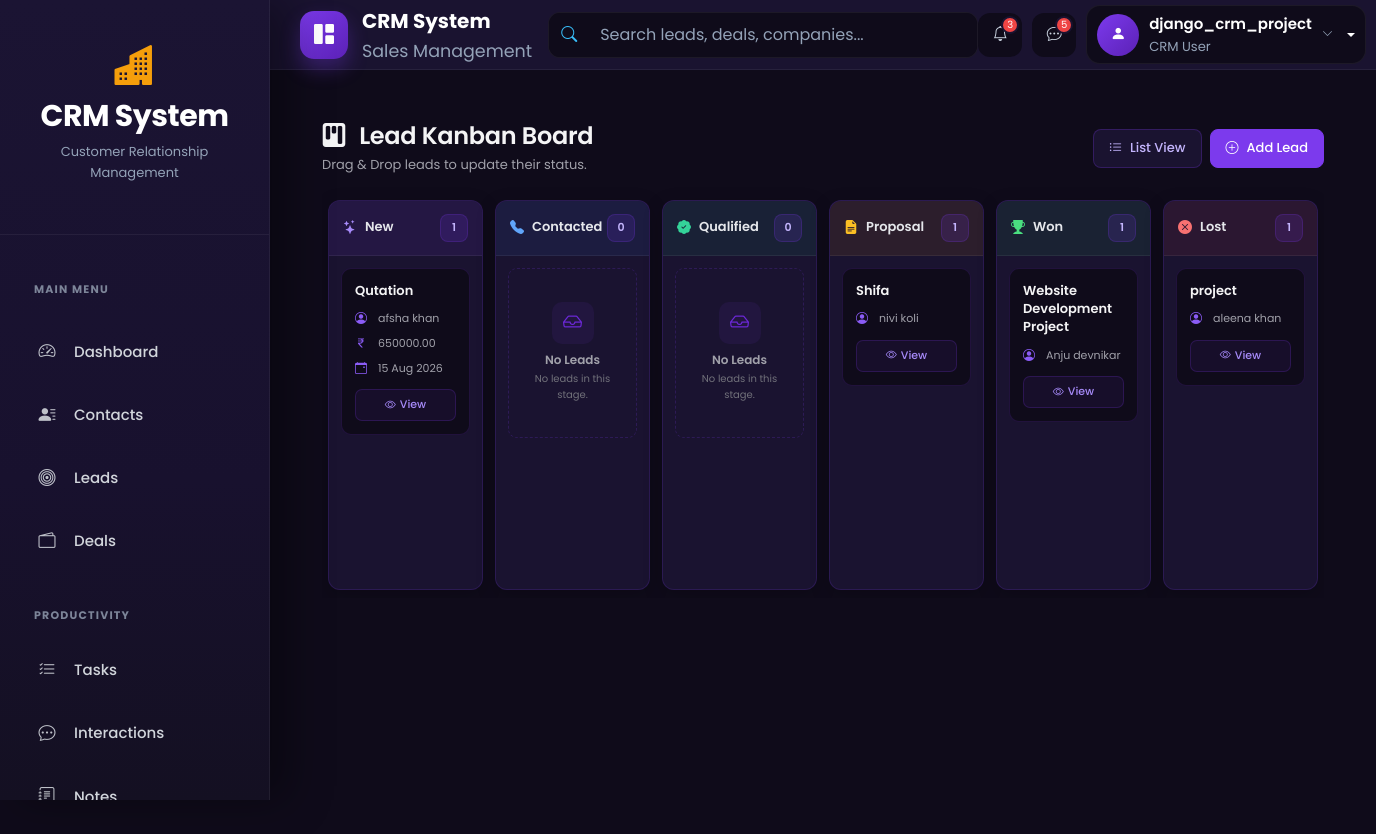
Page /leads/kanban/ (signed in) on the committed database.
### accounts/models.py (models this page shows, shortened)
class CustomUser(AbstractUser):
    ROLE_CHOICES = (
        ('admin', 'Admin'),
        ('agent', 'Agent'),
    )
    role = models.CharField(max_length=10, choices=ROLE_CHOICES, default='agent')
    phone = models.CharField(max_length=15, blank=True, null=True)
    profile_pic = models.ImageField(upload_to="profiles/", blank=True, null=True)
    email = models.EmailField(unique=True)
    is_approved = models.BooleanField(default=False, help_text="Admin approval required for login")

### leads/models.py (models this page shows, shortened)
class Lead(models.Model):
    STATUS_CHOICES = [
        ('new','New'),
        ('contacted','Contacted'),
        ('qualified','Qualified'),
        ('proposal','Proposal'),
        ('won','Won'),
        ('lost','Lost'),
    ]
    contact = models.ForeignKey(Contact,on_delete=models.CASCADE)
    title = models.CharField(max_length=200)
    status = models.CharField(max_length=20, choices=STATUS_CHOICES, default='new')
    assigned_to = models.ForeignKey(settings.AUTH_USER_MODEL, on_delete=models.SET_NULL, null=True,blank=True)
    estimated_value = models.DecimalField(max_digits=12, decimal_places=2, default=0)
    expected_close =models.DateField(null=True, blank=True)
    created_at = models.DateTimeField(auto_now_add=True)
    updated_at =models.DateTimeField(auto_now=True)

### contacts/models.py (models this page shows)
class Contact(models.Model):
    SOURCE_CHOICES = (
        ('website','Website'),
        ('referral','Referral'),
        ('social','Social Media'),
        ('cold_call','Cold Call'),
    )
    first_name = models.CharField(max_length=100)
    last_name = models.CharField(max_length=100)
    email = models.EmailField(unique=True)
    phone = models.CharField(max_length=20,blank=True)
    company = models.ForeignKey(Company,on_delete=models.SET_NULL,null=True,blank=True)
    assigned_to = models.ForeignKey(settings.AUTH_USER_MODEL,on_delete=models.SET_NULL,null=True,blank=True)
    source = models.CharField(max_length=20,choices=SOURCE_CHOICES)
    created_at = models.DateTimeField(auto_now_add=True)
    def __str__(self):
       return f"{self.first_name} {self.last_name}"

### leads/views.py (the view)
# urls.py: path("kanban/", views.lead_kanban, name="lead_kanban"),
@login_required
def lead_kanban(request):
    leads=get_user_leads(
        request.user
    )
    context={
        "new_leads":
            leads.filter(status="new"),
        "contacted_leads":
            leads.filter(status="contacted"),
        "qualified_leads":
            leads.filter(status="qualified"),
        "proposal_leads":
            leads.filter(status="proposal"),
        "won_leads":
            leads.filter(status="won"),
        "lost_leads":
            leads.filter(status="lost"),
    }
    return render(
        request,
        "leads/lead_kanban.html",
        context
    )

### templates/leads/lead_kanban.html (shortened to what this page needs)
{% extends "base.html" %}
{% block content %}
<div class="container-fluid crm-kanban-page">
<div class="crm-kanban-page-header d-flex justify-content-between align-items-center flex-wrap gap-3 mb-4">
    <div>
        <h2 class="crm-title mb-1">
            <i class="bi bi-kanban-fill me-2"></i>
            Lead Kanban Board
        </h2>
        <p class="crm-kanban-subtitle mb-0">
            Drag &amp; Drop leads to update their status.
        </p>
    </div>
    <div class="d-flex gap-2">
        <a href="{% url 'leads:lead_list' %}"
           class="crm-btn-secondary">
            <i class="bi bi-list-ul me-1"></i>
            List View
        </a>
        <a href="{% url 'leads:lead_add' %}"
           class="crm-btn-primary">
            <i class="bi bi-plus-circle me-1"></i>
            Add Lead
        </a>
    </div>
</div>
<div class="row g-3 crm-kanban-board">
    <div class="col-xl-2 col-lg-4 col-md-6">
        <div class="crm-card kanban-column-card h-100">
            <div class="kanban-column-header kanban-header-new">
                <div class="kanban-column-title">
                    <i class="bi bi-stars"></i>
                    <span>New</span>
                </div>
                <span class="kanban-count">
                    {{ new_leads|length }}
                </span>
            </div>
            <div class="kanban-column"
                 data-status="new">
                {% for lead in new_leads %}
                <div class="lead-card"
                     draggable="true"
                     data-id="{{ lead.id }}">
                    <div class="lead-card-title">
                        {{ lead.title }}
                    </div>
                    <div class="lead-card-info">
                        <div>
                            <i class="bi bi-person-circle"></i>
                            <span>
                                {% if lead.contact %}
                                    {{ lead.contact }}
                                {% else %}
                                    No Contact
                                {% endif %}
                            </span>
                        </div>
                        <div>
                            <i class="bi bi-currency-rupee"></i>
                            <span>
                                {{ lead.estimated_value|default:"0" }}
                            </span>
                        </div>
                        <div>
                            <i class="bi bi-calendar-event"></i>
                            <span>
                                {{ lead.created_at|date:"d M Y" }}
                            </span>
                        </div>
                    </div>
                    <a href="{% url 'leads:lead_detail' lead.id %}"
                       class="crm-btn-view">
                        <i class="bi bi-eye me-1"></i>
                        View
                    </a>
                </div>
                {% endfor %}
            </div>
        </div>
    </div>
    <div class="col-xl-2 col-lg-4 col-md-6">
        <div class="crm-card kanban-column-card h-100">
            <div class="kanban-column-header kanban-header-contacted">
                <div class="kanban-column-title">
                    <i class="bi bi-telephone-fill"></i>
                    <span>Contacted</span>
                </div>
                <span class="kanban-count">
                    {{ contacted_leads|length }}
                </span>
            </div>
            <div class="kanban-column"
                 data-status="contacted">
                {% for lead in contacted_leads %}
                <div class="lead-card"
                     draggable="true"
                     data-id="{{ lead.id }}">
                    <div class="lead-card-title">
                        {{ lead.title }}
                    </div>
                    <div class="lead-card-info">
                        <div>
                            <i class="bi bi-person-circle"></i>
                            <span>
                                {{ lead.contact|default:"No Contact" }}
                            </span>
                        </div>
                    </div>
                    <a href="{% url 'leads:lead_detail' lead.id %}"
                       class="crm-btn-view">
                        <i class="bi bi-eye me-1"></i>
                        View
                    </a>
                </div>
                {% empty %}
                <div class="kanban-empty">
                    <div class="kanban-empty-icon">
                        <i class="bi bi-inbox"></i>
                    </div>
                    <h6>No Leads</h6>
                    <p>
                        No leads in this stage.
                    </p>
                </div>
                {% endfor %}
            </div>
        </div>
    </div>
    <div class="col-xl-2 col-lg-4 col-md-6">
        <div class="crm-card kanban-column-card h-100">
            <div class="kanban-column-header kanban-header-qualified">
                <div class="kanban-column-title">
                    <i class="bi bi-patch-check-fill"></i>
                    <span>Qualified</span>
                </div>
                <span class="kanban-count">
                    {{ qualified_leads|length }}
                </span>
            </div>
            <div class="kanban-column"
                 data-status="qualified">
                {% for lead in qualified_leads %}
                <div class="lead-card"
                     draggable="true"
                     data-id="{{ lead.id }}">
                    <div class="lead-card-title">
                        {{ lead.title }}
                    </div>
                    <div class="lead-card-info">
                        <div>
                            <i class="bi bi-person-circle"></i>
                            <span>
                                {{ lead.contact|default:"No Contact" }}
                            </span>
                        </div>
                    </div>
                    <a href="{% url 'leads:lead_detail' lead.id %}"
                       class="crm-btn-view">
                        <i class="bi bi-eye me-1"></i>
                        View
                    </a>
                </div>
                {% empty %}
                <div class="kanban-empty">
                    <div class="kanban-empty-icon">
                        <i class="bi bi-inbox"></i>
                    </div>
                    <h6>No Leads</h6>
                    <p>
                        No leads in this stage.
                    </p>
                </div>
                {% endfor %}
            </div>
        </div>
    </div>
    <div class="col-xl-2 col-lg-4 col-md-6">
        <div class="crm-card kanban-column-card h-100">
            <div class="kanban-column-header kanban-header-proposal">
                <div class="kanban-column-title">
                    <i class="bi bi-file-earmark-text-fill"></i>
                    <span>Proposal</span>
                </div>
                <span class="kanban-count">
                    {{ proposal_leads|length }}
                </span>
            </div>
            <div class="kanban-column"
                 data-status="proposal">
                {% for lead in proposal_leads %}
                <div class="lead-card"
                     draggable="true"
                     data-id="{{ lead.id }}">
                    <div class="lead-card-title">
                        {{ lead.title }}
                    </div>
                    <div class="lead-card-info">
                        <div>
                            <i class="bi bi-person-circle"></i>
                            <span>
                                {{ lead.contact|default:"No Contact" }}
                            </span>
                        </div>
                    </div>
                    <a href="{% url 'leads:lead_detail' lead.id %}"
                       class="crm-btn-view">
                        <i class="bi bi-eye me-1"></i>
                        View
                    </a>
                </div>
                {% endfor %}
            </div>
        </div>
    </div>
    <div class="col-xl-2 col-lg-4 col-md-6">
        <div class="crm-card kanban-column-card h-100">
            <div class="kanban-column-header kanban-header-won">
                <div class="kanban-column-title">
                    <i class="bi bi-trophy-fill"></i>
                    <span>Won</span>
                </div>
                <span class="kanban-count">
                    {{ won_leads|length }}
                </span>
            </div>
            <div class="kanban-column"
                 data-status="won">
                {% for lead in won_leads %}
                <div class="lead-card"
                     draggable="true"
                     data-id="{{ lead.id }}">
                    <div class="lead-card-title">
                        {{ lead.title }}
                    </div>
                    <div class="lead-card-info">
                        <div>
                            <i class="bi bi-person-circle"></i>
                            <span>
                                {{ lead.contact|default:"No Contact" }}
                            </span>
                        </div>
                    </div>
                    <a href="{% url 'leads:lead_detail' lead.id %}"
                       class="crm-btn-view">
                        <i class="bi bi-eye me-1"></i>
                        View
                    </a>
                </div>
                {% endfor %}
            </div>
        </div>
    </div>
    <div class="col-xl-2 col-lg-4 col-md-6">
        <div class="crm-card kanban-column-card h-100">
            <div class="kanban-column-header kanban-header-lost">
                <div class="kanban-column-title">
                    <i class="bi bi-x-circle-fill"></i>
                    <span>Lost</span>
                </div>
                <span class="kanban-count">
                    {{ lost_leads|length }}
                </span>
            </div>
            <div class="kanban-column"
                 data-status="lost">
                {% for lead in lost_leads %}
                <div class="lead-card"
                     draggable="true"
                     data-id="{{ lead.id }}">
                    <div class="lead-card-title">
                        {{ lead.title }}
                    </div>
                    <div class="lead-card-info">
                        <div>
                            <i class="bi bi-person-circle"></i>
                            <span>
                                {{ lead.contact|default:"No Contact" }}
                            </span>
                        </div>
                    </div>
                    <a href="{% url 'leads:lead_detail' lead.id %}"
                       class="crm-btn-view">
                        <i class="bi bi-eye me-1"></i>
                        View
                    </a>
                </div>
                {% endfor %}
            </div>
        </div>
    </div>
</div>
</div>
{% endblock %}

### templates/includes/navbar.html (shortened to what this page needs)
<nav class="navbar navbar-expand-lg crm-navbar">
  <div class="container-fluid">
    <a class="navbar-brand crm-brand" href="{% url 'dashboard' %}">
      <div class="crm-brand-icon">
        <i class="bi bi-grid-1x2-fill"></i>
      </div>
      <div class="crm-brand-text">
        <span class="crm-brand-title"> CRM System </span>
        <small> Sales Management </small>
      </div>
    </a>
    <div class="collapse navbar-collapse" id="crmNavbar">
      <form class="crm-search mx-auto">
        <div class="input-group">
          <span class="input-group-text">
            <i class="bi bi-search"></i>
          </span>
          <input
            type="search"
            class="form-control"
            placeholder="Search leads, deals, companies..."
          />
        </div>
      </form>
      {% if user.is_authenticated %}
      <div class="crm-navbar-actions">
       <a href="javascript:void(0);" class="crm-nav-icon">
    <i class="bi bi-bell"></i>
    <span class="crm-nav-badge">3</span>
</a>
        <a href="#" class="crm-nav-icon">
          <i class="bi bi-chat-dots"></i>
          <span class="crm-nav-badge">5</span>
        </a>
        <div class="dropdown crm-user-dropdown">
          <a
            href="#"
            class="crm-user dropdown-toggle"
            role="button"
            data-bs-toggle="dropdown"
            aria-expanded="false"
          >
            <div class="crm-avatar">
              <i class="bi bi-person-fill"></i>
            </div>
            <div class="crm-user-info">
              <span class="crm-user-name"> {{ user.username }} </span>
<small>
    CRM User
</small>            </div>
            <i class="bi bi-chevron-down crm-arrow"></i>
          </a>
        </div>
      </div>
      {% else %}
      <div class="d-flex align-items-center gap-2 ms-auto">
        <a href="/accounts/login/" class="btn btn-outline-light"> Login </a>
        <a href="/accounts/register/" class="btn btn-primary"> Register </a>
      </div>
      {% endif %}
    </div>
  </div>
</nav>

### rows in the picture
CustomUser: username "django_crm_project"
Lead: title "Qutation", contact "afsha khan", estimated_value "650000.00", created_at "15 Aug 2026"
Lead: title "Shifa", contact "nivi koli"
Lead: title "Website Development Project", contact "Anju devnikar"
Lead: title "project", contact "aleena khan"

### other values in the picture
{{ new_leads|length }} "1"
{{ contacted_leads|length }} "0"
{{ qualified_leads|length }} "0"
{{ proposal_leads|length }} "1"
{{ won_leads|length }} "1"
{{ lost_leads|length }} "1"
